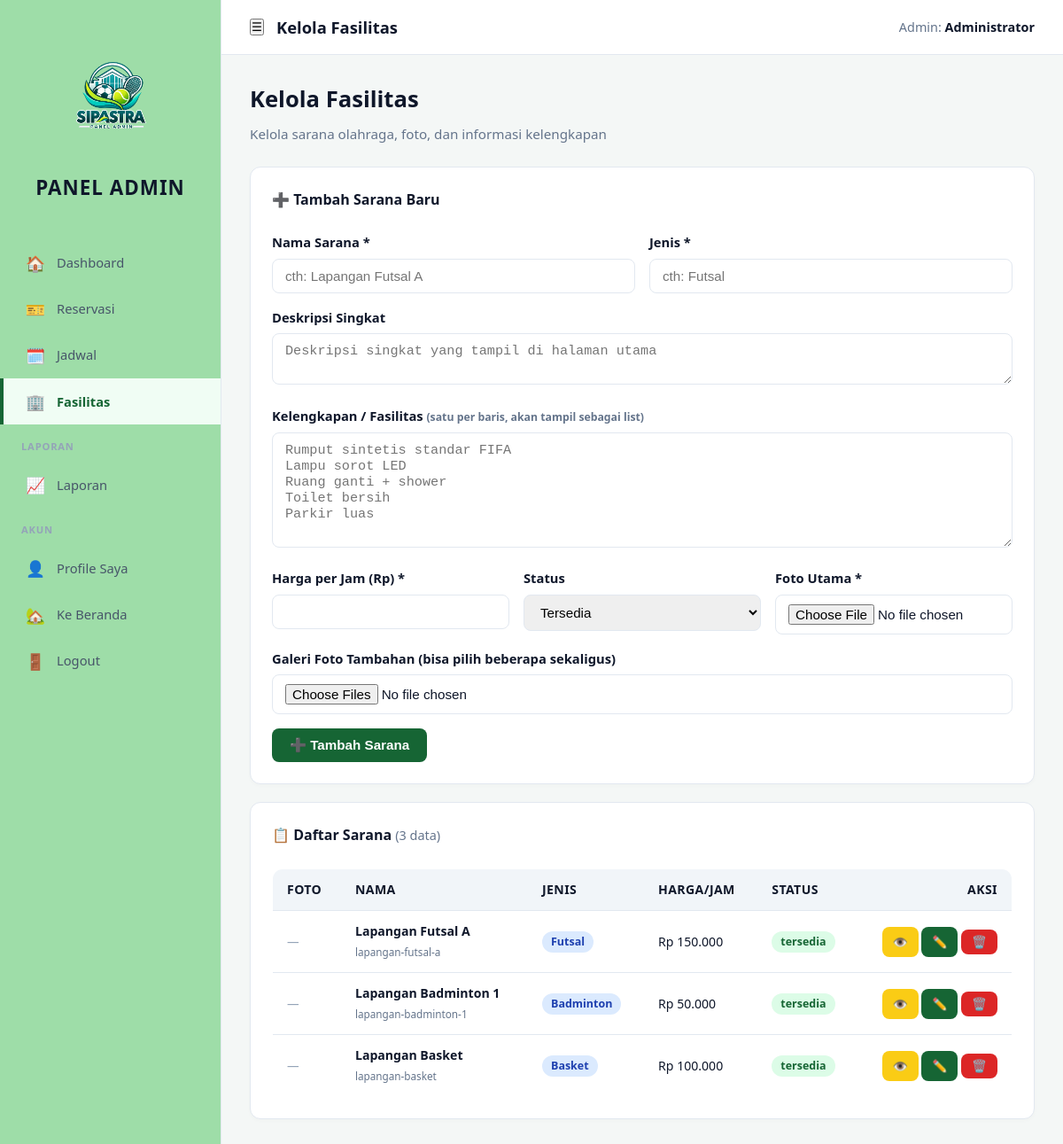
/pages/admin/kelola_sarana.php (signed in), run on an earlier commit of the app's database.
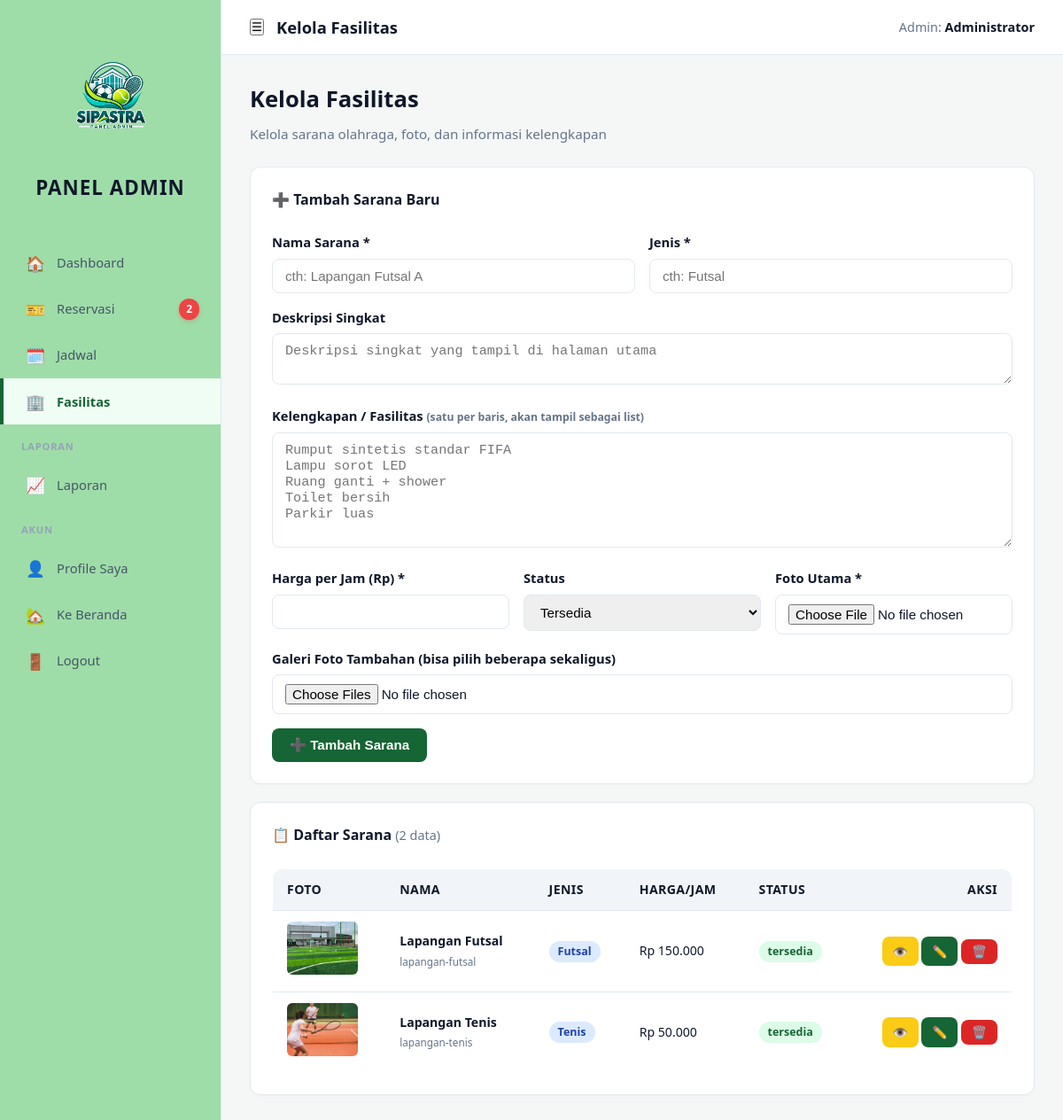
And on a later commit of the database.
### tables this page shows
CREATE TABLE `sarana` (
  `id` int(11) NOT NULL,
  `nama` varchar(100) NOT NULL,
  `slug` varchar(150) DEFAULT NULL,
  `jenis` varchar(50) DEFAULT NULL,
  `deskripsi` text DEFAULT NULL,
  `kelengkapan` text DEFAULT NULL,
  `harga_per_jam` decimal(12,2) NOT NULL,
  `gambar` varchar(255) DEFAULT NULL,
  `galeri` text DEFAULT NULL,
  `status` enum('tersedia','maintenance') DEFAULT 'tersedia',
  `created_at` timestamp NOT NULL DEFAULT current_timestamp()
);

### includes/functions.php (called while the page is built, shortened)
<?php
function e($str) { return htmlspecialchars($str ?? '', ENT_QUOTES, 'UTF-8'); }

### pages/admin/kelola_sarana.php (the view, shortened to what this page needs)
<?php
require_once __DIR__ . '/../../includes/auth.php';
$edit = null;
$list = $conn->query("SELECT * FROM sarana ORDER BY created_at DESC");
?>
<div class="welcome">
  <h1>Kelola Fasilitas</h1>
  <p>Kelola sarana olahraga, foto, dan informasi kelengkapan</p>
</div>
<div class="chart-card" style="margin-bottom:20px;">
  <h3 style="margin-top:0;">
    <?= $edit ? '✏️ Edit Sarana: ' . e($edit['nama']) : '➕ Tambah Sarana Baru' ?>
  </h3>
  <form method="POST" enctype="multipart/form-data">
    <div style="display:grid;grid-template-columns:1fr 1fr;gap:16px;">
      <div class="form-group">
        <label>Nama Sarana *</label>
        <input type="text" name="nama" class="form-control" required
               value="<?= e($edit['nama'] ?? '') ?>" placeholder="cth: Lapangan Futsal A">
      </div>
      <div class="form-group">
        <label>Jenis *</label>
        <input type="text" name="jenis" class="form-control" required
               value="<?= e($edit['jenis'] ?? '') ?>" placeholder="cth: Futsal">
      </div>
    </div>
    <div class="form-group">
      <label>Deskripsi Singkat</label>
      <textarea name="deskripsi" class="form-control" rows="2"
                placeholder="Deskripsi singkat yang tampil di halaman utama"><?= e($edit['deskripsi'] ?? '') ?></textarea>
    </div>
    <div class="form-group">
      <label>Kelengkapan / Fasilitas <small style="color:#64748b;">(satu per baris, akan tampil sebagai list)</small></label>
      <textarea name="kelengkapan" class="form-control" rows="6"
                placeholder="Rumput sintetis standar FIFA&#10;Lampu sorot LED&#10;Ruang ganti + shower&#10;Toilet bersih&#10;Parkir luas"><?= e($edit['kelengkapan'] ?? '') ?></textarea>
    </div>
    <div style="display:grid;grid-template-columns:1fr 1fr 1fr;gap:16px;">
      <div class="form-group">
        <label>Harga per Jam (Rp) *</label>
        <input type="number" name="harga_per_jam" class="form-control" required min="0" step="1000"
               value="<?= e($edit['harga_per_jam'] ?? '') ?>">
      </div>
      <div class="form-group">
        <label>Status</label>
        <select name="status" class="form-control">
          <option value="tersedia"    <?= ($edit['status']??'')==='tersedia'?'selected':'' ?>>Tersedia</option>
        </select>
      </div>
      <div class="form-group">
        <label>Foto Utama <?= $edit ? '(biarkan kosong jika tidak ganti)' : '*' ?></label>
        <input type="file" name="gambar" class="form-control" accept="image/*">
      </div>
    </div>
    <div class="form-group">
      <label>Galeri Foto Tambahan (bisa pilih beberapa sekaligus)</label>
      <input type="file" name="galeri[]" class="form-control" accept="image/*" multiple>
    </div>
    <button class="btn btn-primary"><?= $edit ? '💾 Simpan Perubahan' : '➕ Tambah Sarana' ?></button>
  </form>
</div>
<div class="chart-card">
  <h3 style="margin-top:0;">
    📋 Daftar Sarana
    <span style="font-weight:400;color:#64748b;font-size:.9rem;">(<?= $list->num_rows ?> data)</span>
  </h3>
  <?php if ($list->num_rows === 0): ?>
    <div class="donut-empty">Belum ada sarana. Tambahkan di atas.</div>
  <?php else: ?>
    <div style="overflow-x:auto;">
      <table class="table" style="box-shadow:none;border:1px solid #e2e8f0;font-size:.88rem;">
        <thead>
          <tr>
            <th>Foto</th>
            <th>Nama</th>
            <th>Jenis</th>
            <th>Harga/Jam</th>
            <th>Status</th>
            <th style="text-align:right;">Aksi</th>
          </tr>
        </thead>
        <tbody>
          <?php
          $list->data_seek(0);
          while ($s = $list->fetch_assoc()):
          ?>
            <tr>
              <td>
                <?php if ($s['gambar']): ?>
                  <img src="<?= BASE_URL ?>/assets/img/sarana/<?= e($s['gambar']) ?>"
                       style="width:80px;height:60px;object-fit:cover;border-radius:6px;">
                <?php else: ?>
                  <span style="color:#94a3b8;font-size:.85rem;">—</span>
                <?php endif; ?>
              </td>
              <td>
                <strong><?= e($s['nama']) ?></strong><br>
                <small style="color:#64748b;"><?= e($s['slug']) ?></small>
              </td>
              <td><span class="badge badge-info"><?= e($s['jenis']) ?></span></td>
              <td>Rp <?= number_format($s['harga_per_jam'],0,',','.') ?></td>
              <td>
                <span class="badge badge-<?= $s['status']==='tersedia'?'success':'warning' ?>">
                  <?= e($s['status']) ?>
                </span>
              </td>
              <td style="text-align:right;white-space:nowrap;">
                <a href="<?= BASE_URL ?>/pages/detail_sarana.php?slug=<?= urlencode($s['slug']) ?>" target="_blank"
                   class="btn btn-sm btn-accent">👁️</a>
                <a href="?edit=<?= $s['id'] ?>" class="btn btn-sm btn-primary">✏️</a>
                <form method="POST" style="display:inline;"
                      onsubmit="return confirm('Yakin hapus sarana <?= e($s['nama']) ?>? Semua foto akan dihapus juga.');">
                  <button class="btn btn-sm btn-danger">🗑️</button>
                </form>
              </td>
            </tr>
          <?php endwhile; ?>
        </tbody>
      </table>
    </div>
  <?php endif; ?>
</div>
<?php
$content = ob_get_clean();
$title = 'Kelola Fasilitas';
require_once __DIR__ . '/../../includes/dashboard_layout.php';

### includes/dashboard_layout.php (shortened to what this page needs)
<?php
$nama = $_SESSION['nama'] ?? 'Admin';
$pending_count = 0;
if (isset($conn)) {
    $q_pending = $conn->query("SELECT COUNT(*) c FROM booking WHERE status='pending'");
    if ($q_pending) {
        $pending_count = $q_pending->fetch_assoc()['c'];
    }
}
function menuItem($url, $icon, $label, $key, $activeMenu, $badge = 0) {
    $cls = $activeMenu === $key ? 'active' : '';
    $badgeHtml = $badge > 0 ? "<span class=\"menu-badge\">$badge</span>" : "";
    echo "<a href=\"$url\" class=\"$cls\"><span class=\"icon\">$icon</span> $label $badgeHtml</a>";
}
?>
<!DOCTYPE html>
<html lang="id">
<head>
<link rel="stylesheet" href="<?= BASE_URL ?>/assets/css/style.css">
<link rel="stylesheet" href="<?= BASE_URL ?>/assets/css/dashboard.css">
</head>
<body class="dash-body">
<aside class="sidebar" id="sidebar">
  <div class="sidebar-brand">
    <img src="<?= BASE_URL ?>/assets/img/logo.png" alt="SIPASTRA" class="sidebar-logo">
    <div class="brand-text" style="margin-top: 10px;">PANEL ADMIN</div>
  </div>
  <nav class="sidebar-menu">
    <?php menuItem(BASE_URL . '/pages/admin/dashboard.php', '🏠', 'Dashboard', 'dashboard', $activeMenu); ?>
    <?php menuItem(BASE_URL . '/pages/admin/kelola_booking.php', '🎫', 'Reservasi', 'reservasi', $activeMenu, $pending_count); ?>
    <div class="sidebar-section">Laporan</div>
    <div class="sidebar-section">Akun</div>
  </nav>
</aside>
<div class="main-area">
  <header class="topbar">
    <div style="display:flex;align-items:center;gap:14px;">
      <button class="topbar-toggle" onclick="document.getElementById('sidebar').classList.toggle('open')">☰</button>
      <h2><?= e($title) ?></h2>
    </div>
    <div class="user-info">
      Admin: <strong><?= e($nama) ?></strong>
    </div>
  </header>
  <main class="content">
    <?= $content ?>
  </main>
</div>
</body>
</html>

### assets/css/style.css (style rules this page uses)
:root { --primary:#166534; --primary-dark:#14532d; --accent:#facc15; --bg:#f8fafc; --card:#ffffff; --text:#0f172a; --muted:#64748b; --border:#e2e8f0; --danger:#dc2626; --success:#16a34a; --warning:#f59e0b; }
* { box-sizing:border-box;margin:0;padding:0; }
body { font-family:'Segoe UI',system-ui,sans-serif;background:var(--bg);color:var(--text);line-height:1.6; }
a { color:var(--primary);text-decoration:none; }
.badge { display:inline-block;padding:2px 10px;border-radius:20px;font-size:.78rem;font-weight:600; }
.badge-success { background:#dcfce7;color:#166534; }
.badge-info { background:#dbeafe;color:#1e40af; }
.form-group { margin-bottom:16px; }
.form-group label { display:block;font-weight:600;margin-bottom:6px;font-size:.92rem; }
.form-control { width:100%;padding:10px 14px;border:1px solid var(--border);border-radius:8px;font-size:.95rem;transition:.2s; }
.btn { display:inline-block;padding:10px 20px;border:none;border-radius:8px;font-weight:600;cursor:pointer;font-size:.95rem;transition:.2s; }
.btn-primary { background:var(--primary);color:#fff; }
.btn-accent { background:var(--accent);color:#422006; }
.btn-danger { background:var(--danger);color:#fff; }
.btn-sm { padding:6px 12px;font-size:.85rem; }
.table { width:100%;border-collapse:collapse;background:#fff;border-radius:12px;overflow:hidden;box-shadow:0 2px 12px rgba(0,0,0,.06); }
.table th,.table td { padding:12px 16px;text-align:left;border-bottom:1px solid var(--border); }
.table th { background:#f1f5f9;font-weight:700;font-size:.88rem;text-transform:uppercase;letter-spacing:.4px; }

### assets/css/dashboard.css (style rules this page uses)
* { box-sizing: border-box; }
.dash-body { display: flex; min-height: 100vh; background: #f4f7f6; margin: 0; font-family: 'Segoe UI', system-ui, -apple-system, sans-serif; }
.sidebar { width: 250px; background: #9edda8; border-right: 1px solid #e2e8f0; display: flex; flex-direction: column; position: fixed; top: 0; left: 0; bottom: 0; z-index: 100; transition: transform .25s; }
.sidebar-brand { padding: 24px 20px; border-bottom: 1px solid #9edda8; }
img { max-width: 100%; height: auto; }
.sidebar-logo { max-width: 160px; height: auto; display: block; margin: 0 auto; }
.sidebar-brand { padding: 24px 20px; text-align: center; border-bottom: 1px solid #9edda8; background: #9edda8; }
.sidebar-brand .brand-text { font-size: 0.85rem; font-weight: 800; color: #166534; letter-spacing: 2px; }
.sidebar-brand .brand-text { font-size: 1.4rem; font-weight: 800; color: #0f172a; letter-spacing: 1px; }
.sidebar-menu { flex: 1; overflow-y: auto; padding: 16px 0; }
.sidebar-section { padding: 16px 24px 8px; font-size: .7rem; font-weight: 700; color: #94a3b8; text-transform: uppercase; letter-spacing: .8px; }
.sidebar-menu a { display: flex; align-items: center; gap: 12px; padding: 12px 24px; color: #475569; text-decoration: none; font-size: .92rem; font-weight: 500; transition: .15s; border-left: 4px solid transparent; }
.sidebar-menu a.active { background: #f0fdf4; color: #166534; border-left-color: #166534; font-weight: 600; }
.sidebar-menu a .icon { font-size: 1.1rem; width: 24px; text-align: center; }
.main-area { flex: 1; margin-left: 250px; display: flex; flex-direction: column; min-height: 100vh; }
.topbar { background: #fff; padding: 16px 32px; display: flex; justify-content: space-between; align-items: center; border-bottom: 1px solid #e2e8f0; position: sticky; top: 0; z-index: 50; }
.topbar h2 { font-size: 1.15rem; color: #0f172a; margin: 0; font-weight: 700; }
.topbar .user-info { font-size: .9rem; color: #64748b; }
.topbar .user-info strong { color: #0f172a; }
.content { padding: 30px 32px; flex: 1; }
.welcome { margin-bottom: 24px; }
.welcome h1 { font-size: 1.6rem; color: #0f172a; margin: 0 0 6px 0; font-weight: 700; }
.welcome p { color: #64748b; font-size: .95rem; margin: 0; }
.chart-card { background: #fff; border: 1px solid #e2e8f0; border-radius: 12px; padding: 24px; box-shadow: 0 2px 4px rgba(0,0,0,.02); }
.chart-card h3 { font-size: 1rem; color: #0f172a; margin: 0 0 24px 0; font-weight: 700; }
.menu-badge { background-color: #ef4444; color: #ffffff; font-size: 0.75rem; font-weight: 700; padding: 2px 8px; border-radius: 12px; margin-left: auto; box-shadow: 0 2px 4px rgba(239, 68, 68, 0.3); animation: pulse-red 2s infinite; }

What changed in the data, as far as the page shows it:
removed sarana: nama "Lapangan Basket", slug "lapangan-basket", jenis "Basket", harga_per_jam "100.000", status "tersedia"
changed sarana "Futsal": gambar: picture added; nama "Lapangan Futsal A" → "Lapangan Futsal"; slug "lapangan-futsal-a" → "lapangan-futsal"; no longer shows "—"
changed sarana: gambar: picture added; nama "Lapangan Badminton 1" → "Lapangan Tenis"; slug "lapangan-badminton-1" → "lapangan-tenis"; jenis "Badminton" → "Tenis"; no longer shows "—"
Also different on the page:
$badge: (not shown) → "2"
$list->num_rows: "3" → "2"
